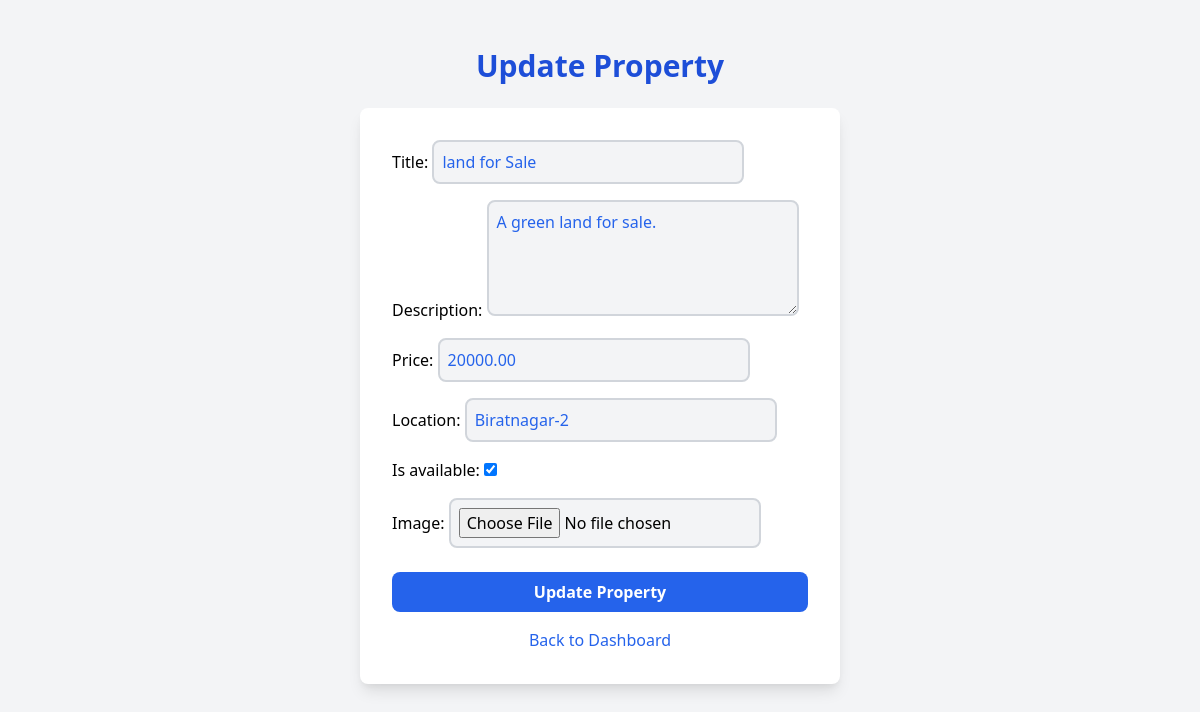
The page /update/1/ (signed in) on the database its author committed.
### app/models.py (models this page shows, shortened)
class Property(models.Model):
    seller = models.ForeignKey(User, on_delete=models.CASCADE, related_name='properties',default=True)
    title = models.CharField(max_length=255)
    description = models.TextField()
    price = models.DecimalField(max_digits=10, decimal_places=2)
    location = models.CharField(max_length=255)
    approval_status = models.CharField(
        max_length=10,
        choices=[('approved', 'Approved'), ('rejected', 'Rejected'), ('pending', 'Pending')],
        default='pending'
    )
    is_available = models.BooleanField(default=True)
    is_booked = models.BooleanField(default=False)
    image = models.ImageField(upload_to='property_images/', blank=True, null=True)

### app/views.py (the view)
# urls.py: path('update/<int:id>/', update_property, name='update_property'),
@login_required
def update_property(request, id):
    property = Property.objects.get(id=id)
    if request.method == "POST":
        form = PropertyForm(request.POST, instance=property)
        if form.is_valid():
            updated_property = form.save(commit=False)
            updated_property.seller = request.user
            is_available = request.POST.get('is_available')
            updated_property.is_available = True if is_available == "on" else False
            updated_property.save()
            return redirect('allproperties')  # Redirect to the seller dashboard
    else:
        form = PropertyForm(instance=property)
    context = {
        'form': form
    }
    return render(request, 'update_property.html', context)

### app/templates/update_property.html (shortened to what this page needs)
<!DOCTYPE html>
<html lang="en">
<head>
    <link href="https://cdn.jsdelivr.net/npm/tailwindcss@2.2.19/dist/tailwind.min.css" rel="stylesheet">
</head>
<body class="bg-gray-100 font-sans">
    <div class="container mx-auto px-4 py-12 max-w-lg">
        <h2 class="text-3xl font-bold text-center text-blue-700 mb-6">Update Property</h2>
        <div class="bg-white p-8 rounded-lg shadow-lg">
            <form method="post">
                <div class="space-y-4">
                    {{ form.as_p }}
                </div>
                <button type="submit" class="w-full bg-blue-600 text-white py-2 px-4 rounded-lg font-semibold hover:bg-blue-700 transition duration-300 mt-6">
                    Update Property
                </button>
            </form>
            <div class="text-center mt-4">
                <a href="/seller_dashboard" class="text-blue-600 hover:text-blue-800 font-medium transition duration-300">
                    Back to Dashboard
                </a>
            </div>
        </div>
    </div>
</body>
</html>

### rows shown on the page
Property: title "land for Sale", description "A green land for sale.", price "20000.00", location "Biratnagar-2", is_available "☑"
